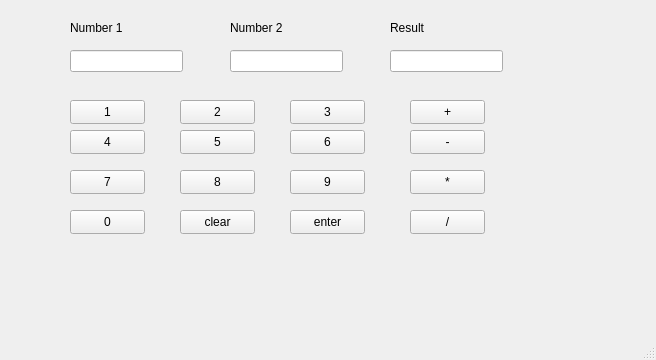
<?xml version="1.0" encoding="UTF-8"?>
<ui version="4.0">
 <class>MainWindow</class>
 <widget class="QMainWindow" name="MainWindow">
  <property name="geometry">
   <rect>
    <x>0</x>
    <y>0</y>
    <width>656</width>
    <height>360</height>
   </rect>
  </property>
  <property name="windowTitle">
   <string>MainWindow</string>
  </property>
  <widget class="QWidget" name="centralwidget">
   <widget class="QPushButton" name="N1">
    <property name="geometry">
     <rect>
      <x>70</x>
      <y>100</y>
      <width>75</width>
      <height>24</height>
     </rect>
    </property>
    <property name="text">
     <string>1</string>
    </property>
   </widget>
   <widget class="QPushButton" name="N2">
    <property name="geometry">
     <rect>
      <x>180</x>
      <y>100</y>
      <width>75</width>
      <height>24</height>
     </rect>
    </property>
    <property name="text">
     <string>2</string>
    </property>
   </widget>
   <widget class="QPushButton" name="N3">
    <property name="geometry">
     <rect>
      <x>290</x>
      <y>100</y>
      <width>75</width>
      <height>24</height>
     </rect>
    </property>
    <property name="text">
     <string>3</string>
    </property>
   </widget>
   <widget class="QPushButton" name="Add">
    <property name="geometry">
     <rect>
      <x>410</x>
      <y>100</y>
      <width>75</width>
      <height>24</height>
     </rect>
    </property>
    <property name="text">
     <string>+</string>
    </property>
   </widget>
   <widget class="QLineEdit" name="num1">
    <property name="geometry">
     <rect>
      <x>70</x>
      <y>50</y>
      <width>113</width>
      <height>22</height>
     </rect>
    </property>
   </widget>
   <widget class="QLineEdit" name="num2">
    <property name="geometry">
     <rect>
      <x>230</x>
      <y>50</y>
      <width>113</width>
      <height>22</height>
     </rect>
    </property>
   </widget>
   <widget class="QLineEdit" name="result">
    <property name="geometry">
     <rect>
      <x>390</x>
      <y>50</y>
      <width>113</width>
      <height>22</height>
     </rect>
    </property>
   </widget>
   <widget class="QLabel" name="label">
    <property name="geometry">
     <rect>
      <x>70</x>
      <y>20</y>
      <width>61</width>
      <height>16</height>
     </rect>
    </property>
    <property name="text">
     <string>Number 1</string>
    </property>
   </widget>
   <widget class="QLabel" name="label_2">
    <property name="geometry">
     <rect>
      <x>230</x>
      <y>20</y>
      <width>71</width>
      <height>16</height>
     </rect>
    </property>
    <property name="text">
     <string>Number 2</string>
    </property>
   </widget>
   <widget class="QLabel" name="label_3">
    <property name="geometry">
     <rect>
      <x>390</x>
      <y>20</y>
      <width>61</width>
      <height>16</height>
     </rect>
    </property>
    <property name="text">
     <string>Result</string>
    </property>
   </widget>
   <widget class="QPushButton" name="N4">
    <property name="geometry">
     <rect>
      <x>70</x>
      <y>130</y>
      <width>75</width>
      <height>24</height>
     </rect>
    </property>
    <property name="text">
     <string>4</string>
    </property>
   </widget>
   <widget class="QPushButton" name="N5">
    <property name="geometry">
     <rect>
      <x>180</x>
      <y>130</y>
      <width>75</width>
      <height>24</height>
     </rect>
    </property>
    <property name="text">
     <string>5</string>
    </property>
   </widget>
   <widget class="QPushButton" name="N6">
    <property name="geometry">
     <rect>
      <x>290</x>
      <y>130</y>
      <width>75</width>
      <height>24</height>
     </rect>
    </property>
    <property name="text">
     <string>6</string>
    </property>
   </widget>
   <widget class="QPushButton" name="N7">
    <property name="geometry">
     <rect>
      <x>70</x>
      <y>170</y>
      <width>75</width>
      <height>24</height>
     </rect>
    </property>
    <property name="text">
     <string>7</string>
    </property>
   </widget>
   <widget class="QPushButton" name="N8">
    <property name="geometry">
     <rect>
      <x>180</x>
      <y>170</y>
      <width>75</width>
      <height>24</height>
     </rect>
    </property>
    <property name="text">
     <string>8</string>
    </property>
   </widget>
   <widget class="QPushButton" name="N9">
    <property name="geometry">
     <rect>
      <x>290</x>
      <y>170</y>
      <width>75</width>
      <height>24</height>
     </rect>
    </property>
    <property name="text">
     <string>9</string>
    </property>
   </widget>
   <widget class="QPushButton" name="Sub">
    <property name="geometry">
     <rect>
      <x>410</x>
      <y>130</y>
      <width>75</width>
      <height>24</height>
     </rect>
    </property>
    <property name="text">
     <string>-</string>
    </property>
   </widget>
   <widget class="QPushButton" name="Mul">
    <property name="geometry">
     <rect>
      <x>410</x>
      <y>170</y>
      <width>75</width>
      <height>24</height>
     </rect>
    </property>
    <property name="text">
     <string>*</string>
    </property>
   </widget>
   <widget class="QPushButton" name="Div">
    <property name="geometry">
     <rect>
      <x>410</x>
      <y>210</y>
      <width>75</width>
      <height>24</height>
     </rect>
    </property>
    <property name="text">
     <string>/</string>
    </property>
   </widget>
   <widget class="QPushButton" name="N0">
    <property name="geometry">
     <rect>
      <x>70</x>
      <y>210</y>
      <width>75</width>
      <height>24</height>
     </rect>
    </property>
    <property name="text">
     <string>0</string>
    </property>
   </widget>
   <widget class="QPushButton" name="Clear">
    <property name="geometry">
     <rect>
      <x>180</x>
      <y>210</y>
      <width>75</width>
      <height>24</height>
     </rect>
    </property>
    <property name="text">
     <string>clear</string>
    </property>
   </widget>
   <widget class="QPushButton" name="Enter">
    <property name="geometry">
     <rect>
      <x>290</x>
      <y>210</y>
      <width>75</width>
      <height>24</height>
     </rect>
    </property>
    <property name="text">
     <string>enter</string>
    </property>
   </widget>
  </widget>
  <widget class="QMenuBar" name="menubar">
   <property name="geometry">
    <rect>
     <x>0</x>
     <y>0</y>
     <width>656</width>
     <height>22</height>
    </rect>
   </property>
  </widget>
  <widget class="QStatusBar" name="statusbar"/>
 </widget>
 <resources/>
 <connections/>
</ui>
